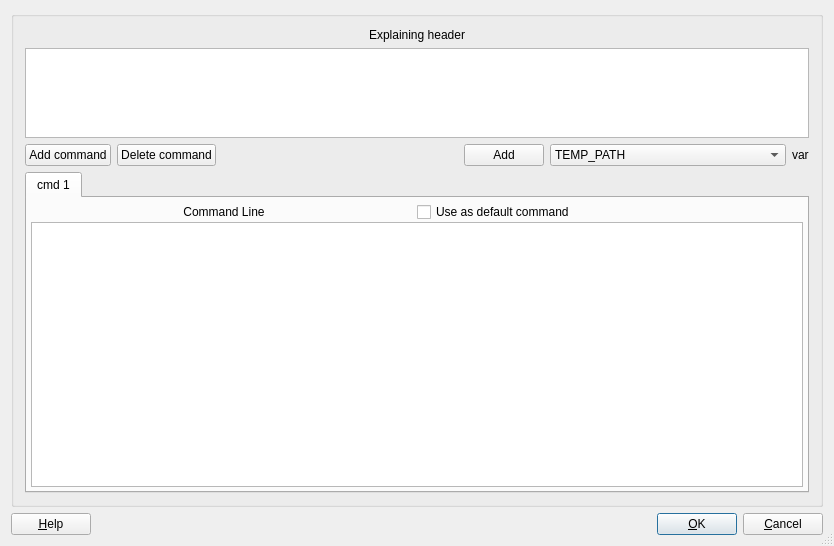
<?xml version="1.0" encoding="UTF-8"?>
<ui version="4.0">
 <class>uiDialogCommandEditor</class>
 <widget class="QDialog" name="uiDialogCommandEditor">
  <property name="geometry">
   <rect>
    <x>0</x>
    <y>0</y>
    <width>834</width>
    <height>546</height>
   </rect>
  </property>
  <property name="windowTitle">
   <string>Command Editor</string>
  </property>
  <property name="sizeGripEnabled">
   <bool>true</bool>
  </property>
  <layout class="QGridLayout">
   <item row="1" column="0">
    <layout class="QHBoxLayout">
     <property name="spacing">
      <number>6</number>
     </property>
     <property name="leftMargin">
      <number>0</number>
     </property>
     <property name="topMargin">
      <number>0</number>
     </property>
     <property name="rightMargin">
      <number>0</number>
     </property>
     <property name="bottomMargin">
      <number>0</number>
     </property>
     <item>
      <widget class="QPushButton" name="m_pButtonHelp">
       <property name="text">
        <string>&amp;Help</string>
       </property>
       <property name="shortcut">
        <string>F1</string>
       </property>
       <property name="autoDefault">
        <bool>true</bool>
       </property>
      </widget>
     </item>
     <item>
      <spacer name="Horizontal Spacing2">
       <property name="orientation">
        <enum>Qt::Horizontal</enum>
       </property>
       <property name="sizeType">
        <enum>QSizePolicy::Expanding</enum>
       </property>
       <property name="sizeHint" stdset="0">
        <size>
         <width>20</width>
         <height>20</height>
        </size>
       </property>
      </spacer>
     </item>
     <item>
      <widget class="QPushButton" name="buttonOk">
       <property name="text">
        <string>&amp;OK</string>
       </property>
       <property name="shortcut">
        <string/>
       </property>
       <property name="autoDefault">
        <bool>true</bool>
       </property>
       <property name="default">
        <bool>true</bool>
       </property>
      </widget>
     </item>
     <item>
      <widget class="QPushButton" name="buttonCancel">
       <property name="text">
        <string>&amp;Cancel</string>
       </property>
       <property name="shortcut">
        <string/>
       </property>
       <property name="autoDefault">
        <bool>true</bool>
       </property>
      </widget>
     </item>
    </layout>
   </item>
   <item row="0" column="0">
    <widget class="QGroupBox" name="groupBox1">
     <layout class="QGridLayout">
      <item row="1" column="0" colspan="6">
       <widget class="QTextEdit" name="m_pTextEditComment" native="true">
        <property name="sizePolicy">
         <sizepolicy hsizetype="Ignored" vsizetype="Fixed">
          <horstretch>0</horstretch>
          <verstretch>0</verstretch>
         </sizepolicy>
        </property>
        <property name="maximumSize">
         <size>
          <width>32767</width>
          <height>90</height>
         </size>
        </property>
       </widget>
      </item>
      <item row="2" column="0">
       <widget class="QPushButton" name="m_pButtonAddCommand">
        <property name="text">
         <string>Add command</string>
        </property>
       </widget>
      </item>
      <item row="2" column="1">
       <widget class="QPushButton" name="m_pButtonDeleteCommand">
        <property name="text">
         <string>Delete command</string>
        </property>
       </widget>
      </item>
      <item row="3" column="0" colspan="6">
       <widget class="QTabWidget" name="m_pTabWidget">
        <widget class="QWidget" name="tab">
         <attribute name="title">
          <string>cmd 1</string>
         </attribute>
         <layout class="QGridLayout">
          <property name="leftMargin">
           <number>4</number>
          </property>
          <property name="topMargin">
           <number>4</number>
          </property>
          <property name="rightMargin">
           <number>4</number>
          </property>
          <property name="bottomMargin">
           <number>4</number>
          </property>
          <property name="spacing">
           <number>0</number>
          </property>
          <item row="0" column="1">
           <widget class="QCheckBox" name="m_pCheckDefault">
            <property name="text">
             <string>Use as default command</string>
            </property>
           </widget>
          </item>
          <item row="0" column="0">
           <widget class="QLabel" name="textLabel2">
            <property name="text">
             <string>&lt;p align=&quot;center&quot;&gt;Command Line&lt;/p&gt;</string>
            </property>
            <property name="wordWrap">
             <bool>false</bool>
            </property>
           </widget>
          </item>
          <item row="1" column="0" colspan="2">
           <widget class="QTextEdit" name="m_pTextEditCommand" native="true">
            <property name="sizePolicy">
             <sizepolicy hsizetype="MinimumExpanding" vsizetype="MinimumExpanding">
              <horstretch>0</horstretch>
              <verstretch>0</verstretch>
             </sizepolicy>
            </property>
            <property name="text" stdset="0">
             <string/>
            </property>
           </widget>
          </item>
         </layout>
        </widget>
       </widget>
      </item>
      <item row="0" column="0" colspan="6">
       <widget class="QLabel" name="textLabel1">
        <property name="text">
         <string>&lt;p align=&quot;center&quot;&gt;Explaining header&lt;/p&gt;</string>
        </property>
        <property name="wordWrap">
         <bool>false</bool>
        </property>
       </widget>
      </item>
      <item row="2" column="4">
       <widget class="QComboBox" name="m_pComboVar">
        <property name="sizePolicy">
         <sizepolicy hsizetype="MinimumExpanding" vsizetype="Fixed">
          <horstretch>0</horstretch>
          <verstretch>0</verstretch>
         </sizepolicy>
        </property>
        <item>
         <property name="text">
          <string>TEMP_PATH</string>
         </property>
        </item>
        <item>
         <property name="text">
          <string>PROJECT_PATH</string>
         </property>
        </item>
        <item>
         <property name="text">
          <string>SOUND_FILES</string>
         </property>
        </item>
        <item>
         <property name="text">
          <string>WIDTH</string>
         </property>
        </item>
        <item>
         <property name="text">
          <string>HEIGHT</string>
         </property>
        </item>
        <item>
         <property name="text">
          <string>FORMAT</string>
         </property>
        </item>
        <item>
         <property name="text">
          <string>DVDAUTHOR_XML</string>
         </property>
        </item>
        <item>
         <property name="text">
          <string>MENU_NAME</string>
         </property>
        </item>
        <item>
         <property name="text">
          <string>BACKGROUND_FILE_NAME</string>
         </property>
        </item>
        <item>
         <property name="text">
          <string>BACKGROUND_FULL_NAME</string>
         </property>
        </item>
        <item>
         <property name="text">
          <string>START_POS</string>
         </property>
        </item>
        <item>
         <property name="text">
          <string>DURATION</string>
         </property>
        </item>
       </widget>
      </item>
      <item row="2" column="5">
       <widget class="QLabel" name="textLabel1_2_2">
        <property name="text">
         <string>var</string>
        </property>
        <property name="wordWrap">
         <bool>false</bool>
        </property>
       </widget>
      </item>
      <item row="2" column="2">
       <spacer name="spacer2">
        <property name="orientation">
         <enum>Qt::Horizontal</enum>
        </property>
        <property name="sizeType">
         <enum>QSizePolicy::Expanding</enum>
        </property>
        <property name="sizeHint" stdset="0">
         <size>
          <width>90</width>
          <height>20</height>
         </size>
        </property>
       </spacer>
      </item>
      <item row="2" column="3">
       <widget class="QPushButton" name="m_pButtonAddToCommand">
        <property name="text">
         <string>Add</string>
        </property>
       </widget>
      </item>
     </layout>
    </widget>
   </item>
  </layout>
 </widget>
 <layoutdefault spacing="6" margin="11"/>
 <pixmapfunction>qPixmapFromMimeSource</pixmapfunction>
 <customwidgets>
  <customwidget>
   <class>QTextEdit</class>
   <extends>QWidget</extends>
   <header>QTextEdit</header>
  </customwidget>
 </customwidgets>
 <resources/>
 <connections>
  <connection>
   <sender>buttonOk</sender>
   <signal>clicked()</signal>
   <receiver>uiDialogCommandEditor</receiver>
   <slot>accept()</slot>
   <hints>
    <hint type="sourcelabel">
     <x>20</x>
     <y>20</y>
    </hint>
    <hint type="destinationlabel">
     <x>20</x>
     <y>20</y>
    </hint>
   </hints>
  </connection>
  <connection>
   <sender>buttonCancel</sender>
   <signal>clicked()</signal>
   <receiver>uiDialogCommandEditor</receiver>
   <slot>reject()</slot>
   <hints>
    <hint type="sourcelabel">
     <x>20</x>
     <y>20</y>
    </hint>
    <hint type="destinationlabel">
     <x>20</x>
     <y>20</y>
    </hint>
   </hints>
  </connection>
 </connections>
</ui>
